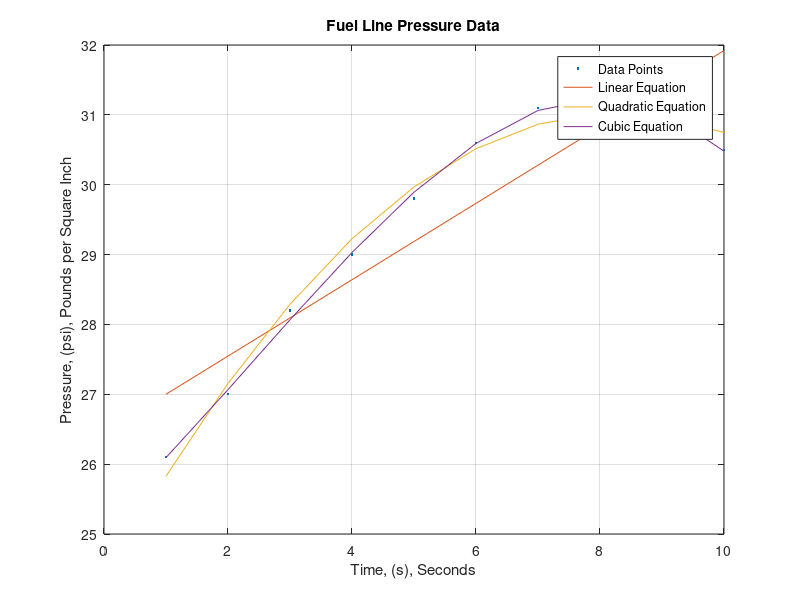

The MATLAB script that drew this image:
% Shaun Mbateng %
% Homework 4_2.m %
% November 2, 2010 %
% This Part Plots the Fuel Line Pressure Data %

clc
clear

disp('Shaun Mbateng')
disp('Homework 4 Part 2')
disp('November 2, 2010')
disp(' ')

s = [1:1:10];
psi = [26.1 27.0 28.2 29.0 29.8 30.6 31.1 31.3 31.0 30.5];
co1 = polyfit(s,psi,1);
co2 = polyfit(s,psi,2);
co3 = polyfit(s,psi,3);
psi1 = co1(1).*s + co1(2);
psi2 = co2(1).*s.^2 + co2(2).*s + co2(3);
psi3 = co3(1).*s.^3 + co3(2).*s.^2 + co3(3).*s + co3(4);
plot(s,psi,'.',s,psi1,s,psi2,s,psi3)
xlabel('Time, (s), Seconds')
ylabel('Pressure, (psi), Pounds per Square Inch')
title('Fuel Line Pressure Data')
grid
legend('Data Points', 'Linear Equation', 'Quadratic Equation', 'Cubic Equation')